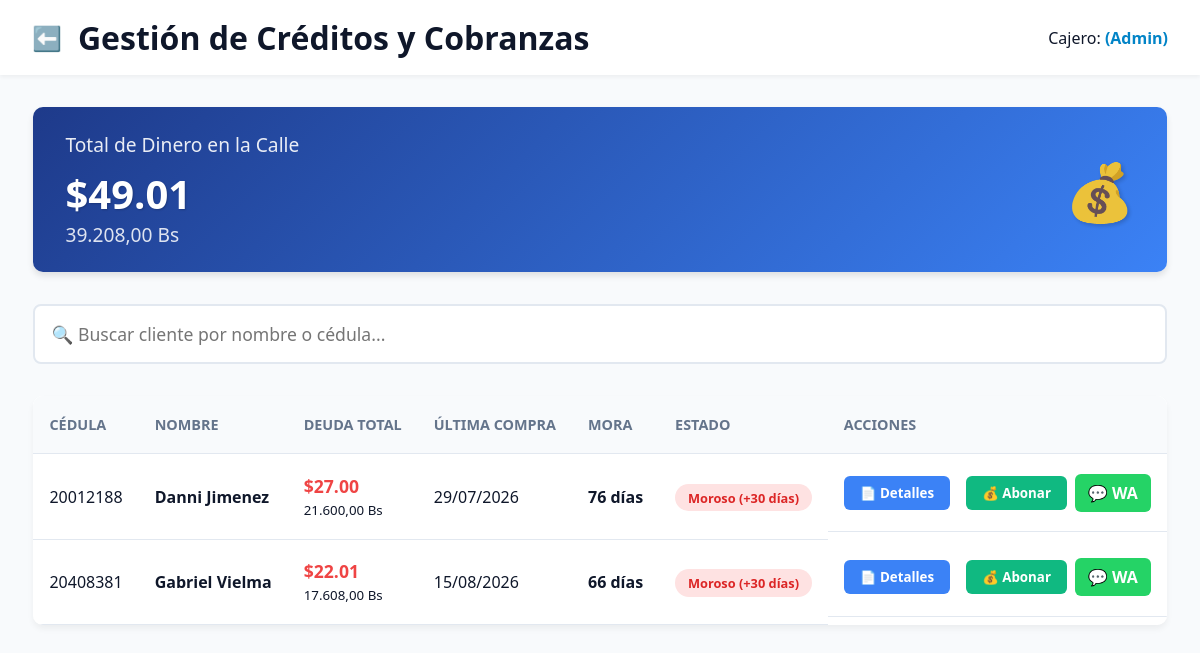
Page /creditos.php (signed in) on the committed database.
### tables this page shows
CREATE TABLE `clientes` (
  `id` int(11) NOT NULL,
  `cedula` varchar(20) NOT NULL,
  `nombre` varchar(100) NOT NULL,
  `telefono` varchar(20) DEFAULT NULL
);

### creditos.php (the view, shortened to what this page needs)
<?php
require_once 'conexion.php';
$query_tasa = "SELECT tasa_dia FROM configuracion ORDER BY id DESC LIMIT 1";
$resultado_tasa = $conexion->query($query_tasa);
$tasa = ($resultado_tasa && $resultado_tasa->num_rows > 0) ? floatval($resultado_tasa->fetch_assoc()['tasa_dia']) : 36.50;
$conexion->query("SET SESSION group_concat_max_len = 10000;");
$query_creditos = "
    SELECT
        c.id,
        c.nombre,
        c.cedula,
        c.telefono,
        SUM(v.deuda_usd) as deuda_total,
        MAX(v.fecha) as ultima_compra,
        DATEDIFF(CURDATE(), MIN(v.fecha)) as dias_mora,
            (
            SELECT GROUP_CONCAT(CONCAT(v_sub.id, '☻', DATE_FORMAT(v_sub.fecha, '%d/%m/%Y %h:%i %p'), '☻', v_sub.deuda_usd, '☻', v_sub.prods, '☻', IFNULL(v_sub.foto_evidencia, ''), '☻', IFNULL(v_sub.observaciones, '')) SEPARATOR '◘')
            FROM (
                SELECT v2.id, v2.fecha, v2.deuda_usd, v2.cliente_id, v2.foto_evidencia, v2.observaciones,
                       GROUP_CONCAT(CONCAT(TRIM(TRAILING '.' FROM TRIM(TRAILING '0' FROM dv.cantidad)), 'x ', p.nombre) SEPARATOR ', ') as prods
                FROM ventas v2
                JOIN detalle_ventas dv ON v2.id = dv.venta_id
                JOIN productos p ON dv.producto_id = p.id
                WHERE v2.deuda_usd > 0
                GROUP BY v2.id
            ) as v_sub
            WHERE v_sub.cliente_id = c.id
        ) as desglose_compras,
        IFNULL((
            SELECT GROUP_CONCAT(CONCAT(ha.id, '☻', ha.monto_usd, '☻', ha.metodo_pago, '☻', IFNULL(ha.referencia, ''), '☻', DATE_FORMAT(ha.fecha, '%d/%m/%Y %h:%i %p')) ORDER BY ha.fecha DESC SEPARATOR '◘')
            FROM historico_abonos ha
            JOIN ventas v3 ON ha.venta_id = v3.id
            WHERE v3.cliente_id = c.id AND v3.deuda_usd > 0
        ), 'Ninguno') as historial_abonos
    FROM clientes c
    JOIN ventas v ON c.id = v.cliente_id
    WHERE v.deuda_usd > 0
    GROUP BY c.id
    ORDER BY dias_mora DESC, deuda_total DESC
";
$resultado = $conexion->query($query_creditos);
$query_total_calle = "SELECT SUM(deuda_usd) as gran_total FROM ventas WHERE deuda_usd > 0";
$res_total = $conexion->query($query_total_calle);
$gran_total_usd = ($res_total && $res_total->num_rows > 0) ? floatval($res_total->fetch_assoc()['gran_total']) : 0;
$gran_total_bs = $gran_total_usd * $tasa;
?>
<!DOCTYPE html>
<html lang="es">
<head>
    <link rel="stylesheet" href="css/style.css?v=<?php echo time(); ?>">
</head>
<body style="background-color: #f8fafc;">
    <header class="top-bar">
        <div style="display: flex; align-items: center; gap: 1rem;">
            <a href="menu.php" style="text-decoration: none; font-size: 1.5rem; color: var(--texto-principal);">⬅️</a>
            <h1>Gestión de Créditos y Cobranzas</h1>
        </div>
        <div>
            Cajero: <strong style="color: var(--primario);"><?php echo $_SESSION['usuario_nombre']; ?></strong>
        </div>
    </header>
    <main class="pantalla-completa">
        <div style="background: linear-gradient(135deg, #1e3a8a, #3b82f6); color: white; padding: 1.5rem 2rem; border-radius: 10px; box-shadow: 0 4px 6px rgba(0,0,0,0.1); margin-bottom: 2rem; display: flex; justify-content: space-between; align-items: center;">
            <div>
                <h2 style="margin: 0; font-size: 1.2rem; font-weight: normal; opacity: 0.9;">Total de Dinero en la Calle</h2>
                <div style="font-size: 2.5rem; font-weight: bold; margin-top: 0.5rem; text-shadow: 1px 1px 2px rgba(0,0,0,0.2);">
                    $<?php echo number_format($gran_total_usd, 2); ?>
                </div>
                <div style="font-size: 1.2rem; opacity: 0.85;">
                    <?php echo number_format($gran_total_bs, 2, ',', '.'); ?> Bs
                </div>
            </div>
            <div style="font-size: 3.5rem; opacity: 0.9; text-shadow: 2px 2px 4px rgba(0,0,0,0.2);">
                💰
            </div>
        </div>
        <input type="text" id="buscador-clientes" class="buscador-grande" placeholder="🔍 Buscar cliente por nombre o cédula...">
        <div style="background: white; border-radius: 10px; box-shadow: 0 4px 6px rgba(0,0,0,0.05); overflow-x: auto;">
            <table class="tabla-inventario" id="tabla-creditos">
                <thead>
                    <tr>
                        <th>Cédula</th>
                        <th>Nombre</th>
                        <th>Deuda Total</th>
                        <th>Última Compra</th>
                        <th>Mora</th>
                        <th>Estado</th>
                        <th>Acciones</th>
                    </tr>
                </thead>
                <tbody>
                    <?php if ($resultado && $resultado->num_rows > 0): while ($cliente = $resultado->fetch_assoc()):
                            $deuda_usd = $cliente['deuda_total']; $deuda_bs = $deuda_usd * $tasa; $dias_mora = $cliente['dias_mora'];
                            $telefono = $cliente['telefono'] ?? '';
                            $clase_estado = 'estado-ok'; $texto_estado = 'Al Día';
                            if ($dias_mora > 30) { $clase_estado = 'estado-critico'; $texto_estado = 'Moroso (+30 días)'; }
                            elseif ($dias_mora > 15) { $clase_estado = 'estado-advertencia'; $texto_estado = 'Atención (+15 días)'; }
        $tlf_limpio = preg_replace('/[^0-9]/', '', $telefono);
        if (strpos($tlf_limpio, '0') === 0) $tlf_limpio = '58' . substr($tlf_limpio, 1);
        $texto_wa = "Hola *" . trim($cliente['nombre']) . "*, te saludamos de *AgroTienda El Hato* para compartirte el balance de tu cuenta.\n\n";
        $texto_wa .= "🔹 *Facturas Pendientes:*\n\n";
        $cli_id = $cliente['id'];
        $sql_tickets_wa = "
            SELECT v.id, v.deuda_usd, v.observaciones, DATE_FORMAT(v.fecha, '%d/%m/%Y') as fecha_fmt,
                   GROUP_CONCAT(CONCAT(TRIM(TRAILING '.' FROM TRIM(TRAILING '0' FROM dv.cantidad)), 'x ', p.nombre) SEPARATOR ', ') as productos_llevados
            FROM ventas v
            LEFT JOIN detalle_ventas dv ON v.id = dv.venta_id
            LEFT JOIN productos p ON dv.producto_id = p.id
            WHERE v.cliente_id = $cli_id AND v.deuda_usd > 0
            GROUP BY v.id
            ORDER BY v.fecha ASC
        ";
        $q_tickets_wa = $conexion->query($sql_tickets_wa);
        while($t_wa = $q_tickets_wa->fetch_assoc()) {
            $id_tick = $t_wa['id'];
            $texto_wa .= "• Factura #" . str_pad($id_tick, 5, '0', STR_PAD_LEFT) . " (del " . $t_wa['fecha_fmt'] . ")\n";
            if (!empty($t_wa['productos_llevados'])) {
                $texto_wa .= "   📦 *" . $t_wa['productos_llevados'] . "*\n";
            }
                 if (!empty($t_wa['observaciones'])) {
                $texto_wa .= "   📝 _Acuerdo: " . trim($t_wa['observaciones']) . "_\n";
            }
                                $q_abonos_wa = $conexion->query("SELECT monto_usd, metodo_pago, referencia, DATE_FORMAT(fecha, '%d/%m/%Y') as fecha_fmt FROM historico_abonos WHERE venta_id = $id_tick ORDER BY fecha ASC");
                                if($q_abonos_wa->num_rows > 0) {
                                    while($ab = $q_abonos_wa->fetch_assoc()) {
                                        $metodo = ucwords(str_replace('_', ' ', str_replace('credito_', '', $ab['metodo_pago'])));
                                        $ref_texto = (!empty($ab['referencia'])) ? " - Ref: " . $ab['referencia'] : "";
                                        $texto_wa .= "  ↳ Abono: $" . number_format($ab['monto_usd'], 2) . " (" . $metodo . " - " . $ab['fecha_fmt'] . $ref_texto . ")\n";
                                    }
                                }
                                $texto_wa .= "  *-> Resta: $" . number_format($t_wa['deuda_usd'], 2) . "*\n\n";
                            }
                            $texto_wa .= "💰 *Deuda Total: $" . number_format($deuda_usd, 2) . "*";
                            $texto_wa_encoded = rawurlencode($texto_wa);
                    ?>
                    <tr class="fila-cliente">
                        <td class="dato-cedula"><?php echo htmlspecialchars($cliente['cedula']); ?></td>
                        <td class="dato-nombre" style="font-weight: bold;"><?php echo htmlspecialchars($cliente['nombre']); ?></td>
                        <td>
                            <strong style="color: #ef4444; font-size: 1.1rem;">$<?php echo number_format($deuda_usd, 2); ?></strong><br>
                            <small><?php echo number_format($deuda_bs, 2, ',', '.'); ?> Bs</small>
                        </td>
                        <td><?php echo date('d/m/Y', strtotime($cliente['ultima_compra'])); ?></td>
                        <td style="font-weight: bold; text-align: center;"><?php echo $dias_mora; ?> días</td>
                        <td><span class="badge-estado <?php echo $clase_estado; ?>"><?php echo $texto_estado; ?></span></td>
                        <td style="display: flex; align-items: center; gap: 0.5rem;">
                            <button class="btn-detalles" onclick="abrirModalDetalles('<?php echo htmlspecialchars($cliente['nombre'], ENT_QUOTES); ?>', '<?php echo number_format($deuda_usd, 2); ?>', '<?php echo htmlspecialchars($cliente['desglose_compras'], ENT_QUOTES); ?>', '<?php echo htmlspecialchars($cliente['historial_abonos'], ENT_QUOTES); ?>', '<?php echo htmlspecialchars($telefono, ENT_QUOTES); ?>', '<?php echo $texto_wa_encoded; ?>')">📄 Detalles</button>
                            <button class="btn-cobrar" onclick="abrirModalCobro(<?php echo $cliente['id']; ?>, '<?php echo htmlspecialchars($cliente['nombre'], ENT_QUOTES); ?>', <?php echo $deuda_usd; ?>, '<?php echo number_format($deuda_bs, 2, ',', '.'); ?>')">💰 Abonar</button>
                            <a href="https://wa.me/<?php echo $tlf_limpio; ?>?text=<?php echo $texto_wa_encoded; ?>" target="_blank" class="btn-cobrar" style="background: #25D366; padding: 0.5rem 0.8rem;" title="Enviar WhatsApp">💬 WA</a>
                        </td>
                    </tr>
                    <?php endwhile; else: ?>
                    <tr><td colspan="7" style="text-align: center; padding: 3rem;">No hay deudores registrados.</td></tr>
                    <?php endif; ?>
                </tbody>
            </table>
        </div>
    </main>
</body>
</html>

### css/style.css (style rules this page uses)
:root { --primario: #0284c7; --primario-hover: #0369a1; --fondo: #f1f5f9; --tarjeta: #ffffff; --texto-principal: #0f172a; --texto-secundario: #64748b; --borde: #e2e8f0; --acento-bs: #10b981; }
* { margin: 0; padding: 0; box-sizing: border-box; font-family: 'Segoe UI', system-ui, sans-serif; }
body { background-color: var(--fondo); color: var(--texto-principal); height: 100vh; display: flex; flex-direction: column; }
.top-bar { background-color: var(--tarjeta); padding: 1rem 2rem; display: flex; justify-content: space-between; align-items: center; box-shadow: 0 2px 4px rgba(0,0,0,0.05); z-index: 10; }
.tabla-inventario { width: 100%; border-collapse: collapse; background: var(--tarjeta); }
.tabla-inventario th, .tabla-inventario td { padding: 1.2rem 1rem; text-align: left; border-bottom: 1px solid var(--borde); }
.tabla-inventario th { background-color: #f8fafc; font-weight: bold; color: var(--texto-secundario); font-size: 0.9rem; text-transform: uppercase; }
.badge-estado { padding: 0.3rem 0.8rem; border-radius: 20px; font-size: 0.8rem; font-weight: bold; }
.estado-critico { background-color: #fee2e2; color: #dc2626; }

### creditos.php (style rules this page uses)
.pantalla-completa { padding: 2rem; max-width: 1200px; margin: 0 auto; }
.buscador-grande { width: 100%; padding: 1rem; font-size: 1.1rem; border: 2px solid var(--borde); border-radius: 8px; margin-bottom: 2rem; }
.btn-cobrar { background-color: #10b981; color: white; border: none; padding: 0.5rem 1rem; border-radius: 6px; font-weight: bold; cursor: pointer; text-decoration: none; }
.btn-detalles { background-color: #3b82f6; color: white; border: none; padding: 0.5rem 1rem; border-radius: 6px; font-weight: bold; cursor: pointer; margin-right: 0.5rem; text-decoration: none; }

### rows in the picture
clientes: cedula "20012188", nombre "Danni Jimenez", deuda_usd "27.00", deuda_bs "21.600,00", ultima_compra "29/07/2026", dias_mora "76", texto_estado "Moroso (+30 días)"
clientes: cedula "20408381", nombre "Gabriel Vielma", deuda_usd "22.01", deuda_bs "17.608,00", ultima_compra "15/08/2026", dias_mora "66", texto_estado "Moroso (+30 días)"

### other values in the picture
$_SESSION['usuario_nombre'] "(Admin)"
$gran_total_usd "49.01"
$gran_total_bs "39.208,00"
